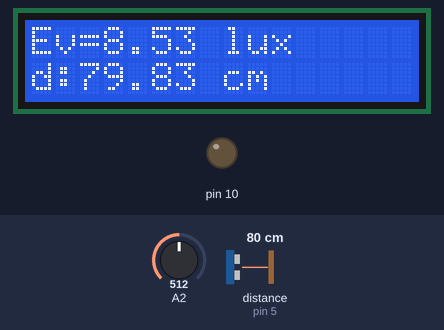
This sketch was run on a simulated Arduino Uno, built with avr-gcc and run on an emulated ATmega328P. Parts: 16×2 character LCD, output pins drawn as LEDs (lit = HIGH). Wiring (inferred from the names in the program): ultrasonic range finder: trigger pin 3; echo pin 5. The inputs (shaded band) are chosen by the test bench; at power-on: distance to the obstacle (sensor on pin 5) 80 cm, A2 = 512. The echo pulse lasts 58.3 µs per cm; pins used as bus, display or sensor lines are not drawn.

Above: at 1.2 s.
1.3 s: distance to the obstacle (sensor on pin 5) set to 2 cm
At 2.7 s:
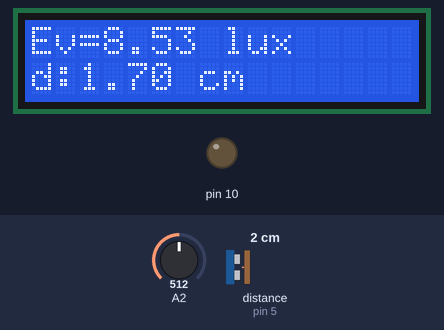
4.6 s: A2 set to 716
At 5.7 s:
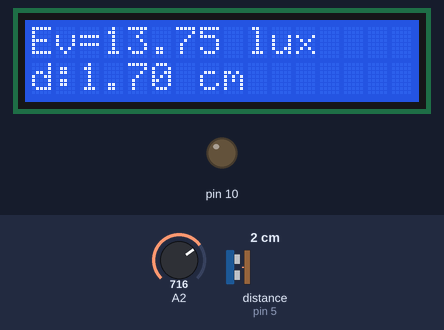
6.6 s: A2 set to 584
At 7.8 s:
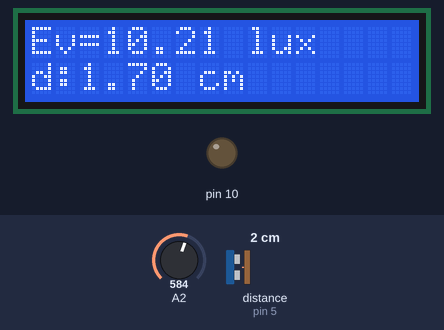
8.6 s: A2 set to 559
At 11.0 s:
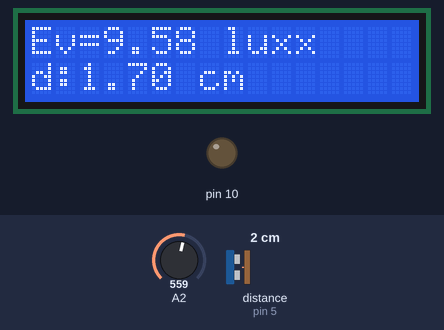
12.7 s: distance to the obstacle (sensor on pin 5) set to 4 cm
At 14.0 s:
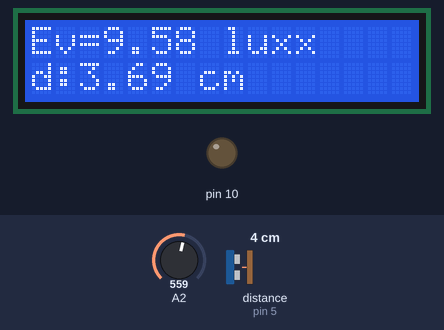
14.6 s: distance to the obstacle (sensor on pin 5) set to 9 cm
At 18.2 s:
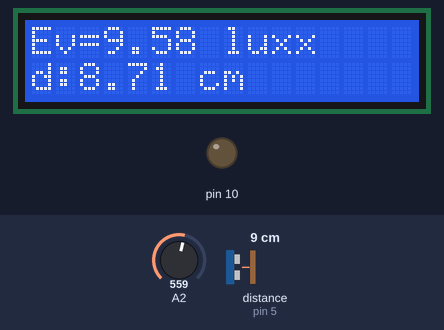
Timing chart, 0 to 18.6 s (numbered marks = the images above; inputs shaded):
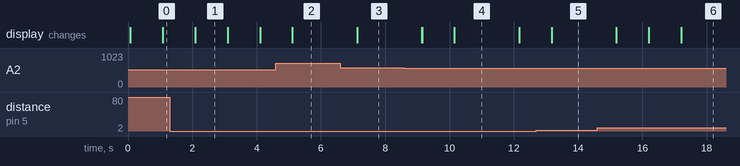

Measured:
- the behaviour switches between 576 and 575 on A2 (found by bisection; images 3 and 4)
- after the input at 1.3 s, the display: changes after 0.79 s (image 1)
- after the input at 4.6 s, the display: changes after 0.51 s (image 2)
- after the input at 6.6 s, the display: changes after 0.53 s (image 3)
- after the input at 8.6 s, the display: changes after 0.54 s (image 4)
- after the input at 12.7 s, the display: changes after 0.47 s (image 5)
- after the input at 14.6 s, the display: changes after 0.59 s (image 6)

The sketch:

INTENSITY_VS_DISTANCE_oldboard.ino
```cpp
/*
Tested with HY-SRF05, HC-SR04
Assuming a room temp of 20 degrees centigrade
The circuit:
	* VVC connection of the sensor attached to +5V
	* GND connection of the sensor attached to ground
	* TRIG connection of the sensor attached to digital pin 12
        * ECHO connection of the sensor attached to digital pin 13
*/
//#include <vLib.h>
//vLib vlib;
#include<SPI.h>
#include<LiquidCrystal.h>
#include <SD.h>
#include <string.h>

// Initialize the library with the numbers of the interface pins
LiquidCrystal lcd(7, 8, 9, 2, 4, 6);
// this constant won't change.  It's the pin number
// of the sensor's output:
const int pingPin = 5;

const int chipSelect = 10;


const int TRIG_PIN = 3;
const int ECHO_PIN = 5;

unsigned long time;

void setup() {
  // initialize serial communication:
  //Serial.begin(9600);

  //  vlib.lcdInitialize(9, 8); // 9 - DATA; 8 - CLOCK
  //vlib.lcdCmd(0x84); // Prints in the first line; 80 to 8F
  // 128(1r,1c) to 143(1r,16c)
  //vlib.lcdPrint("VISSERX");
  Serial.print("reset");
lcd.begin(16,2);

  pinMode(10, OUTPUT);

  pinMode(TRIG_PIN,OUTPUT);
  pinMode(ECHO_PIN,INPUT);
}

void loop()
{
  //vlib.lcdCmd(0x80);

  double ave = 0.0;
//  double ave1 =0.0;
//  double ave2 = 0.0;
  int i = 0;
  int sensorf, sensorf1, sensorf2;
  int sensor[10];
//  int sensor1[5];
//  int sensor2[5];

//take five (5) readings from A0 A1 and A2 and get average for data processing
for (i=0; i<10 ; i++){

  sensor[i] = analogRead(2);
//  sensor1[i] = analogRead(1);
//  sensor2[i] = analogRead(2);
}
 sensorf = sensor[0] + sensor[1] + sensor[2] +sensor[3] + sensor[4];
 ave = sensorf/10;
// sensorf1 = sensor1[0] + sensor1[1] + sensor1[2] +sensor1[3] + sensor1[4];
// ave1 = sensorf1/5;
// sensorf2 = sensor2[0] + sensor2[1] + sensor2[2] +sensor2[3] + sensor2[4];
// ave2 = sensorf2/5;
// ldr(ave,ave1,ave2);
   ldr(ave);
  }

//convert ADC value to light intensity
void ldr(int sensor) {
  double volt = sensor * (5.0/1024.0);
//  double volt1 = sensor1 * (5.0/1024.0);
//  double volt2 = sensor2 * (5.0/1024.0);

  double res = (10.0 * 5.0) / volt - 10.0;
//  double res1 = (10.0 * 5.0) / volt1 - 10.0;
//  double res2 = (10.0 * 5.0) / volt2 - 10.0;

// Calculating the intensity of light in lux and display in LCd and serial
  float lx = 255.84 * pow(res, -10/9);
//  double lx1 = 255.84 * pow(res1, -10/9);
//  double lx2 = 255.84 * pow(res2, -10/9);
  //vlib.lcdPrint("Ev=");
  lcd.setCursor(0,0);
  lcd.print("Ev=");
  Serial.println("I=");

  char lxs[5];


  floatToString(lxs, lx, 2, 2);

  //vlib.lcdPrint(lxs);
  Serial.println(lx);

  lcd.print(lx);

  //vlib.lcdPrint(" lux");
  lcd.print(" lux");
  //vlib.lcdPrint(" ");

  // vlib.lcdCmd(0x80);
//  lcd.print("B=");
//  lcd.print(lx1);
//  lcd.print(" ");

//  lcd.print("C=");
//  lcd.print(lx2);
//  lcd.print(" ");
  //delay(1000);
  time = millis();
  time=time/1000;
   double duration;
   float distanceCm, distanceIn;

  // Give a short LOW pulse beforehand to ensure a clean HIGH pulse:
  digitalWrite(TRIG_PIN, LOW);
  delayMicroseconds(2);
  digitalWrite(TRIG_PIN, HIGH);
  delayMicroseconds(10);
  digitalWrite(TRIG_PIN, LOW);
  duration = pulseIn(ECHO_PIN,HIGH);

  // convert the time into a distance
  distanceCm = duration / 29.1 / 2 ;
  distanceIn = duration / 74 / 2;

  if (distanceCm <= 0){
    Serial.println("Out of range");
  }
  else {
    Serial.print(distanceIn);

    Serial.print("in, ");
    Serial.print(distanceCm);
    Serial.print("cm");
    Serial.println();

    //vlib.lcdCmd(0xC0);
    lcd.setCursor(0,1);
   // vlib.lcdPrint("d:");
   lcd.print("d:");
    char cms[5];
    floatToString(cms, distanceCm, 1, 3);
    //vlib.lcdPrint(cms);
    lcd.print(distanceCm);
    lcd.print(" cm  ");
    //vlib.lcdPrint(" cm  ");

  }
  delay(1000);
}

char * floatToString(char * outstr, double val, byte precision, byte widthp) {
  char temp[16]; //increase this if you need more digits than 15
  byte i;

  temp[0] = '\0';
  outstr[0] = '\0';

  if (val < 0.0) {
    strcpy(outstr, "-\0"); //print "-" sign
    val *= -1;
  }

  if ( precision == 0) {
    strcat(outstr, ltoa(round(val), temp, 10)); //prints the int part
  }
  else {
    unsigned long frac, mult = 1;
    byte padding = precision - 1;

    while (precision--)
      mult *= 10;

    val += 0.5 / (float)mult;    // compute rounding factor

    strcat(outstr, ltoa(floor(val), temp, 10)); //prints the integer part without rounding
    strcat(outstr, ".\0"); // print the decimal point

    frac = (val - floor(val)) * mult;

    unsigned long frac1 = frac;

    while (frac1 /= 10)
      padding--;

    while (padding--)
      strcat(outstr, "0\0");   // print padding zeros

    strcat(outstr, ltoa(frac, temp, 10)); // print fraction part
  }

  // generate width space padding
  if ((widthp != 0) && (widthp >= strlen(outstr))) {
    byte J = 0;
    J = widthp - strlen(outstr);

    for (i = 0; i < J; i++) {
      temp[i] = ' ';
    }

    temp[i++] = '\0';
    strcat(temp, outstr);
    strcpy(outstr, temp);
  }

  return outstr;
}
//void loop() {

//  Serial.println(time);
//
//  Serial.println(lx);
//  Serial.println(lx1);
//  Serial.println(lx2);
//  Serial.println(" ");
```
